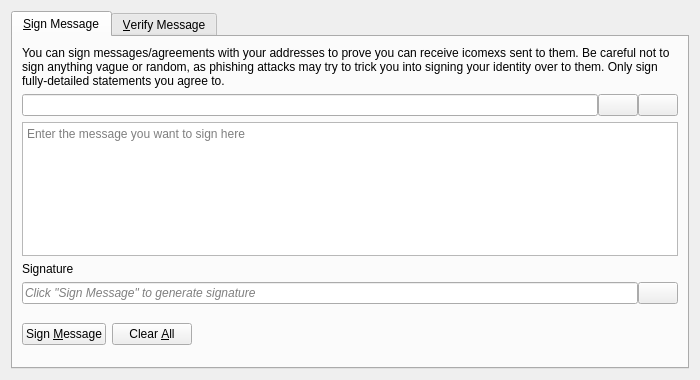
<?xml version="1.0" encoding="UTF-8"?>
<ui version="4.0">
 <class>SignVerifyMessageDialog</class>
 <widget class="QDialog" name="SignVerifyMessageDialog">
  <property name="geometry">
   <rect>
    <x>0</x>
    <y>0</y>
    <width>700</width>
    <height>380</height>
   </rect>
  </property>
  <property name="windowTitle">
   <string>Signatures - Sign / Verify a Message</string>
  </property>
  <property name="modal">
   <bool>true</bool>
  </property>
  <layout class="QVBoxLayout" name="verticalLayout">
   <item>
    <widget class="QTabWidget" name="tabWidget">
     <property name="currentIndex">
      <number>0</number>
     </property>
     <widget class="QWidget" name="tabSignMessage">
      <attribute name="title">
       <string>&amp;Sign Message</string>
      </attribute>
      <layout class="QVBoxLayout" name="verticalLayout_SM">
       <item>
        <widget class="QLabel" name="infoLabel_SM">
         <property name="text">
          <string>You can sign messages/agreements with your addresses to prove you can receive icomexs sent to them. Be careful not to sign anything vague or random, as phishing attacks may try to trick you into signing your identity over to them. Only sign fully-detailed statements you agree to.</string>
         </property>
         <property name="textFormat">
          <enum>Qt::PlainText</enum>
         </property>
         <property name="wordWrap">
          <bool>true</bool>
         </property>
        </widget>
       </item>
       <item>
        <layout class="QHBoxLayout" name="horizontalLayout_1_SM">
         <property name="spacing">
          <number>0</number>
         </property>
         <item>
          <widget class="QValidatedLineEdit" name="addressIn_SM">
           <property name="toolTip">
            <string>The Icomex address to sign the message with</string>
           </property>
          </widget>
         </item>
         <item>
          <widget class="QPushButton" name="addressBookButton_SM">
           <property name="toolTip">
            <string>Choose previously used address</string>
           </property>
           <property name="text">
            <string/>
           </property>
           <property name="icon">
            <iconset resource="../icomex.qrc">
             <normaloff>:/icons/address-book</normaloff>:/icons/address-book</iconset>
           </property>
           <property name="shortcut">
            <string>Alt+A</string>
           </property>
           <property name="autoDefault">
            <bool>false</bool>
           </property>
          </widget>
         </item>
         <item>
          <widget class="QPushButton" name="pasteButton_SM">
           <property name="toolTip">
            <string>Paste address from clipboard</string>
           </property>
           <property name="text">
            <string/>
           </property>
           <property name="icon">
            <iconset resource="../icomex.qrc">
             <normaloff>:/icons/editpaste</normaloff>:/icons/editpaste</iconset>
           </property>
           <property name="shortcut">
            <string>Alt+P</string>
           </property>
           <property name="autoDefault">
            <bool>false</bool>
           </property>
          </widget>
         </item>
        </layout>
       </item>
       <item>
        <widget class="QPlainTextEdit" name="messageIn_SM">
         <property name="toolTip">
          <string>Enter the message you want to sign here</string>
         </property>
         <property name="placeholderText">
          <string>Enter the message you want to sign here</string>
         </property>
        </widget>
       </item>
       <item>
        <widget class="QLabel" name="signatureLabel_SM">
         <property name="text">
          <string>Signature</string>
         </property>
         <property name="textFormat">
          <enum>Qt::PlainText</enum>
         </property>
        </widget>
       </item>
       <item>
        <layout class="QHBoxLayout" name="horizontalLayout_2_SM">
         <property name="spacing">
          <number>0</number>
         </property>
         <item>
          <widget class="QLineEdit" name="signatureOut_SM">
           <property name="placeholderText">
            <string>Click "Sign Message" to generate signature</string>
           </property>
           <property name="font">
            <font>
             <italic>true</italic>
            </font>
           </property>
           <property name="readOnly">
            <bool>true</bool>
           </property>
          </widget>
         </item>
         <item>
          <widget class="QPushButton" name="copySignatureButton_SM">
           <property name="toolTip">
            <string>Copy the current signature to the system clipboard</string>
           </property>
           <property name="text">
            <string/>
           </property>
           <property name="icon">
            <iconset resource="../icomex.qrc">
             <normaloff>:/icons/editcopy</normaloff>:/icons/editcopy</iconset>
           </property>
           <property name="autoDefault">
            <bool>false</bool>
           </property>
          </widget>
         </item>
        </layout>
       </item>
       <item>
        <layout class="QHBoxLayout" name="horizontalLayout_3_SM">
         <item>
          <widget class="QPushButton" name="signMessageButton_SM">
           <property name="toolTip">
            <string>Sign the message to prove you own this Icomex address</string>
           </property>
           <property name="text">
            <string>Sign &amp;Message</string>
           </property>
           <property name="icon">
            <iconset resource="../icomex.qrc">
             <normaloff>:/icons/edit</normaloff>:/icons/edit</iconset>
           </property>
           <property name="autoDefault">
            <bool>false</bool>
           </property>
          </widget>
         </item>
         <item>
          <widget class="QPushButton" name="clearButton_SM">
           <property name="toolTip">
            <string>Reset all sign message fields</string>
           </property>
           <property name="text">
            <string>Clear &amp;All</string>
           </property>
           <property name="icon">
            <iconset resource="../icomex.qrc">
             <normaloff>:/icons/remove</normaloff>:/icons/remove</iconset>
           </property>
           <property name="autoDefault">
            <bool>false</bool>
           </property>
          </widget>
         </item>
         <item>
          <spacer name="horizontalSpacer_1_SM">
           <property name="orientation">
            <enum>Qt::Horizontal</enum>
           </property>
           <property name="sizeHint" stdset="0">
            <size>
             <width>40</width>
             <height>48</height>
            </size>
           </property>
          </spacer>
         </item>
         <item>
          <widget class="QLabel" name="statusLabel_SM">
           <property name="font">
            <font>
             <weight>75</weight>
             <bold>true</bold>
            </font>
           </property>
           <property name="text">
            <string/>
           </property>
           <property name="wordWrap">
            <bool>true</bool>
           </property>
          </widget>
         </item>
         <item>
          <spacer name="horizontalSpacer_2_SM">
           <property name="orientation">
            <enum>Qt::Horizontal</enum>
           </property>
           <property name="sizeHint" stdset="0">
            <size>
             <width>40</width>
             <height>48</height>
            </size>
           </property>
          </spacer>
         </item>
        </layout>
       </item>
      </layout>
     </widget>
     <widget class="QWidget" name="tabVerifyMessage">
      <attribute name="title">
       <string>&amp;Verify Message</string>
      </attribute>
      <layout class="QVBoxLayout" name="verticalLayout_VM">
       <item>
        <widget class="QLabel" name="infoLabel_VM">
         <property name="text">
          <string>Enter the receiver's address, message (ensure you copy line breaks, spaces, tabs, etc. exactly) and signature below to verify the message. Be careful not to read more into the signature than what is in the signed message itself, to avoid being tricked by a man-in-the-middle attack. Note that this only proves the signing party receives with the address, it cannot prove sendership of any transaction!</string>
         </property>
         <property name="textFormat">
          <enum>Qt::PlainText</enum>
         </property>
         <property name="alignment">
          <set>Qt::AlignLeading|Qt::AlignLeft|Qt::AlignTop</set>
         </property>
         <property name="wordWrap">
          <bool>true</bool>
         </property>
        </widget>
       </item>
       <item>
        <layout class="QHBoxLayout" name="horizontalLayout_1_VM">
         <property name="spacing">
          <number>0</number>
         </property>
         <item>
          <widget class="QValidatedLineEdit" name="addressIn_VM">
           <property name="toolTip">
            <string>The Icomex address the message was signed with</string>
           </property>
          </widget>
         </item>
         <item>
          <widget class="QPushButton" name="addressBookButton_VM">
           <property name="toolTip">
            <string>Choose previously used address</string>
           </property>
           <property name="text">
            <string/>
           </property>
           <property name="icon">
            <iconset resource="../icomex.qrc">
             <normaloff>:/icons/address-book</normaloff>:/icons/address-book</iconset>
           </property>
           <property name="shortcut">
            <string>Alt+A</string>
           </property>
           <property name="autoDefault">
            <bool>false</bool>
           </property>
          </widget>
         </item>
        </layout>
       </item>
       <item>
        <widget class="QPlainTextEdit" name="messageIn_VM">
          <property name="toolTip">
            <string>The signed message to verify</string>
          </property>
          <property name="placeholderText">
            <string>The signed message to verify</string>
          </property>
        </widget>
       </item>
       <item>
        <widget class="QValidatedLineEdit" name="signatureIn_VM">
          <property name="toolTip">
            <string>The signature given when the message was signed</string>
          </property>
          <property name="placeholderText">
            <string>The signature given when the message was signed</string>
          </property>
        </widget>
       </item>
       <item>
        <layout class="QHBoxLayout" name="horizontalLayout_2_VM">
         <item>
          <widget class="QPushButton" name="verifyMessageButton_VM">
           <property name="toolTip">
            <string>Verify the message to ensure it was signed with the specified Icomex address</string>
           </property>
           <property name="text">
            <string>Verify &amp;Message</string>
           </property>
           <property name="icon">
            <iconset resource="../icomex.qrc">
             <normaloff>:/icons/transaction_0</normaloff>:/icons/transaction_0</iconset>
           </property>
           <property name="autoDefault">
            <bool>false</bool>
           </property>
          </widget>
         </item>
         <item>
          <widget class="QPushButton" name="clearButton_VM">
           <property name="toolTip">
            <string>Reset all verify message fields</string>
           </property>
           <property name="text">
            <string>Clear &amp;All</string>
           </property>
           <property name="icon">
            <iconset resource="../icomex.qrc">
             <normaloff>:/icons/remove</normaloff>:/icons/remove</iconset>
           </property>
           <property name="autoDefault">
            <bool>false</bool>
           </property>
          </widget>
         </item>
         <item>
          <spacer name="horizontalSpacer_1_VM">
           <property name="orientation">
            <enum>Qt::Horizontal</enum>
           </property>
           <property name="sizeHint" stdset="0">
            <size>
             <width>40</width>
             <height>48</height>
            </size>
           </property>
          </spacer>
         </item>
         <item>
          <widget class="QLabel" name="statusLabel_VM">
           <property name="font">
            <font>
             <weight>75</weight>
             <bold>true</bold>
            </font>
           </property>
           <property name="text">
            <string/>
           </property>
           <property name="wordWrap">
            <bool>true</bool>
           </property>
          </widget>
         </item>
         <item>
          <spacer name="horizontalSpacer_2_VM">
           <property name="orientation">
            <enum>Qt::Horizontal</enum>
           </property>
           <property name="sizeHint" stdset="0">
            <size>
             <width>40</width>
             <height>48</height>
            </size>
           </property>
          </spacer>
         </item>
        </layout>
       </item>
      </layout>
     </widget>
    </widget>
   </item>
  </layout>
 </widget>
 <customwidgets>
  <customwidget>
   <class>QValidatedLineEdit</class>
   <extends>QLineEdit</extends>
   <header>qt/qvalidatedlineedit.h</header>
  </customwidget>
 </customwidgets>
 <resources>
  <include location="../icomex.qrc"/>
 </resources>
 <connections/>
</ui>
